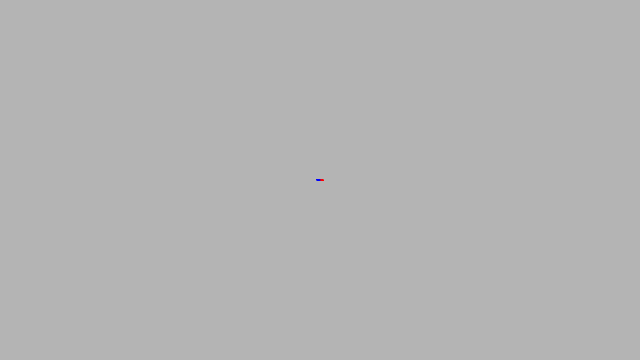
Frame 1 (no input)
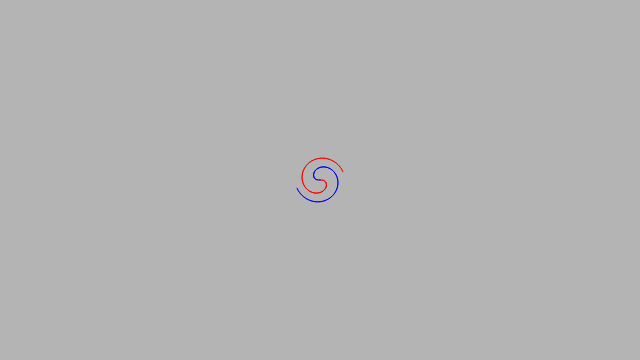
Frame 60 (no input)
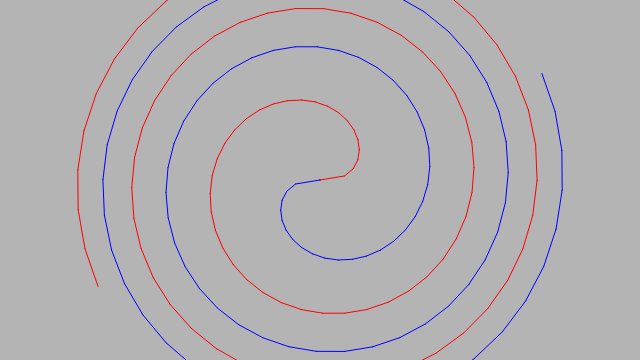
Frame 120 (the mouse pressed at the canvas centre since frame 60)

The p5.js sketch that drew these frames (run headless with seeded random() and noise() and a simulated clock; from frame 60 on, the mouse is pressed at the canvas centre):

// p5.js sketch
// ── sketch.js
function setup() {
  createCanvas(640, 360)
  angle = 0
}

function draw() {
  background(180)
  // clear()
  noFill()

  size = 100
  spiralWidth = 10
  angle += 0.001

  if (mouseIsPressed) {
    angle += 0.1
  }

  drawSpiral()
  // fill(0)
  // text(angle, 10, 10)
}

function drawSpiral() {
  a_oldX = width / 2;
  a_oldY = height / 2;

  for (let i = 0; i < size; i++) {
    a_newAngle = angle*i;
    a_x = (width / 2) + (spiralWidth * Math.sqrt(a_newAngle)) * Math.cos(a_newAngle);
    a_y = (height / 2) + (spiralWidth * Math.sqrt(a_newAngle)) * Math.sin(a_newAngle);

    stroke('red')
    line(a_oldX, a_oldY, a_x, a_y);
    a_oldX = a_x;
    a_oldY = a_y;
  }

  b_oldX = width / 2;
  b_oldY = height / 2;

  for (let i = 0; i < size; i++) {
    b_newAngle = angle*i;
    b_x = (width / 2) - (spiralWidth * Math.sqrt(b_newAngle)) * Math.cos(b_newAngle);
    b_y = (height / 2) - (spiralWidth * Math.sqrt(b_newAngle)) * Math.sin(b_newAngle);

    stroke('blue')
    line(b_oldX, b_oldY, b_x, b_y);
    b_oldX = b_x;
    b_oldY = b_y;
  }
}
